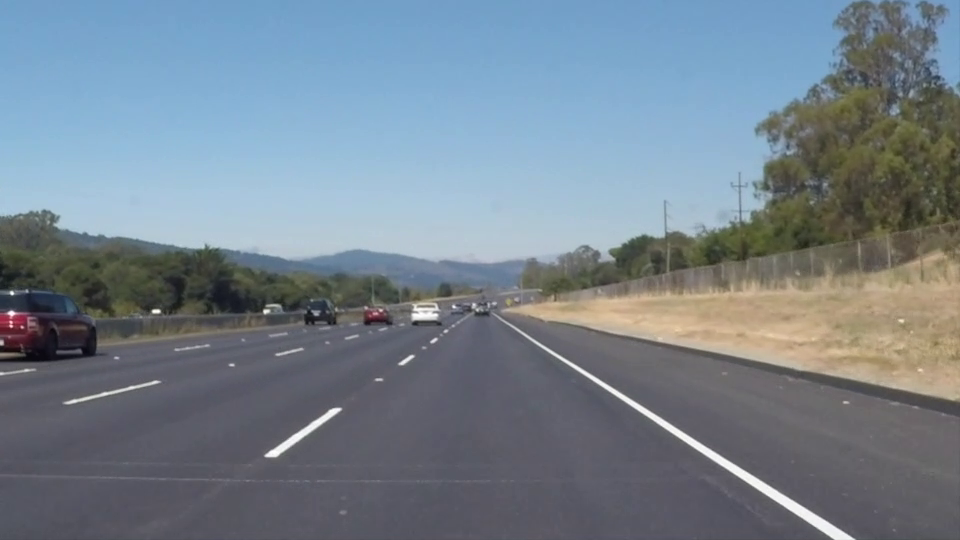
#> input picture frame 22 of OpenCV 06일차/실습/mov/solidWhiteRight.mp4, 960 x 540 px, given in place of challenge.mp4, which was not available
$ python opencv_57.py
#> lines starting #> are read from the running program, lines starting #| are printed output that depends on the picture; after the words box and inside, x2 and y2 are one past the last pixel; in counts of white or black regions, pixels touching at a corner belong together; pictures that were not available may be replaced by others from this repository, and a replacement may not be noted
# Opencv 차선인식
import numpy as np
import cv2

def draw_lines(img, lines, color=[255, 0, 0], thickness=12):
    # 예외처리
    if lines is None:
        return
    if len(lines) == 0:
        return

    draw_right = True
    draw_left = True

    # 모든 선의 기울기 찾기
    # 기울기의 절대값이 임계값 보다 커야 추출됨
    slope_threshold = 0.5
    slopes = []
    new_lines = []
    for line in lines:
        x1, y1, x2, y2 = line[0]  # line = [[x1, y1, x2, y2]]
        # 기울기 계산
        if x2 - x1 == 0.:  # 기울기의 분모가 0일때 예외처리
            slope = 999.  # practically infinite slope
        else:
            slope = (y2 - y1) / (x2 - x1)
        # 조건을 만족하는 line을 new_lines에 추가
        if abs(slope) > slope_threshold:
            slopes.append(slope)
            new_lines.append(line)
    lines = new_lines

    # 라인을 오른쪽과 왼쪽으로 구분하기
    # 기울기 및 점의 위치가 영상의 가운데를 기준으로 왼쪽 또는 오른쪽에 위치
    right_lines = []
    left_lines = []

    for i, line in enumerate(lines):
        x1, y1, x2, y2 = line[0]
        img_x_center = img.shape[1] / 2  # 영상의 가운데 x 좌표
        # 기울기 방향이 바뀐이유는 y축의 방향이 아래로 내려오기 때문
        if slopes[i] > 0 and x1 > img_x_center and x2 > img_x_center:
            right_lines.append(line)
        elif slopes[i] < 0 and x1 < img_x_center and x2 < img_x_center:
            left_lines.append(line)

    # np.polyfit()함수를 사용하기 위해 점들을 추출
    # Right lane lines
    right_lines_x = []
    right_lines_y = []

    for line in right_lines:
        x1, y1, x2, y2 = line[0]
        right_lines_x.append(x1)
        right_lines_x.append(x2)
        right_lines_y.append(y1)
        right_lines_y.append(y2)

    if len(right_lines_x) > 0:
        right_m, right_b = np.polyfit(right_lines_x, right_lines_y, 1)  # y = m*x + b
    else:
        right_m, right_b = 1, 1
        draw_right = False

    # Left lane lines
    left_lines_x = []
    left_lines_y = []

    for line in left_lines:
        x1, y1, x2, y2 = line[0]
        left_lines_x.append(x1)
        left_lines_x.append(x2)
        left_lines_y.append(y1)
        left_lines_y.append(y2)

    if len(left_lines_x) > 0:
        left_m, left_b = np.polyfit(left_lines_x, left_lines_y, 1)  # y = m*x + b
    else:
        left_m, left_b = 1, 1
        draw_left = False

    # 왼쪽과 오른쪽의 2개의 점을 찾기, y는 알고 있으므로 x만 찾으면됨
    # y = m*x + b --> x = (y - b)/m
    y1 = img.shape[0]
    y2 = img.shape[0] * (1 - trap_height)
    right_x1 = (y1 - right_b) / right_m
    right_x2 = (y2 - right_b) / right_m
    left_x1 = (y1 - left_b) / left_m
    left_x2 = (y2 - left_b) / left_m

    # 모든 점은 정수형이어야 함(정수형으로 바꾸기)
    y1 = int(y1)
    y2 = int(y2)
    right_x1 = int(right_x1)
    right_x2 = int(right_x2)
    left_x1 = int(left_x1)
    left_x2 = int(left_x2)

    # 차선그리기
    if draw_right:
        cv2.line(img, (right_x1, y1), (right_x2, y2), color, thickness)
    if draw_left:
        cv2.line(img, (left_x1, y1), (left_x2, y2), color, thickness)

capture = cv2.VideoCapture('mov/challenge.mp4')

trap_bottom_width = 0.8
trap_top_width = 0.1
trap_height = 0.4

rho = 10
theta = 1 * np.pi / 180
threshold = 50
min_line_length = 10
max_line_gap = 30

if capture.isOpened() == False:
    print("동영상을 열수없습니다.")
    exit(1)

while True:
    ret, img_frame = capture.read()
#> img_frame is the input picture: shape (540, 960, 3); mean B, G, R 141.9, 130.7, 117.7

    img_frames = img_frame.copy()
    img_frames1 = img_frame.copy()
    capture_hsv = cv2.cvtColor(img_frame, cv2.COLOR_BGR2HSV)
#> capture_hsv: shape (540, 960, 3); mean H, S, V 94.9, 54.6, 147.7

    capture_gray = cv2.cvtColor(img_frame, cv2.COLOR_BGR2GRAY)
    capture_grays = cv2.cvtColor(capture_gray, cv2.COLOR_GRAY2BGR)
    img_h, img_S, img_v = cv2.split(capture_hsv)
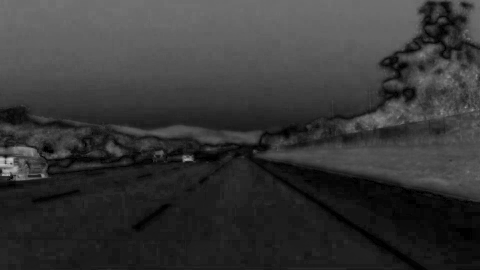
#> img_S: shape (540, 960) (shown at 1/2 size); min 0, max 207, mean 54.6
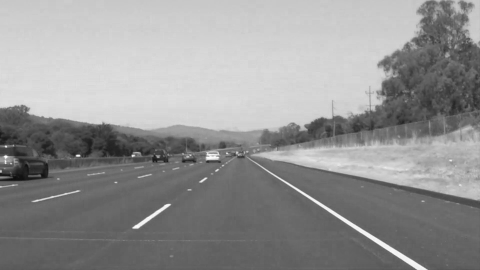
#> img_v: shape (540, 960) (shown at 1/2 size); min 8, max 255, mean 147.7

    # HSV로 노랑색 정보를 좀 더 구체적으로 표시
    lower_yellow = (20, 125, 130)  # 자료형은 튜플형태로(H, S, V)
    upper_yellow = (40, 255, 255)  # 자료형은 튜플형태로(H, S, V)

    img_mask_y = cv2.inRange(capture_hsv, lower_yellow, upper_yellow)  # 노랑색 정보 추출(특정 범위 안에 있는 행렬 원소 검출)
#> img_mask_y: shape (540, 960); every value is 0
    img_mask_ys = cv2.merge((img_mask_y, img_mask_y, img_mask_y))
#> img_mask_ys: shape (540, 960, 3); every value is 0
    img_dst_y = cv2.bitwise_and(img_frame, img_frame, mask=img_mask_y)  # AND 비트연산

    # HSV로 하얀색 정보를 좀 더 구체적으로 표시
    img_dst_w = np.copy(img_frame)
    bgr_threshold = [200, 200, 200]

    # BGR 제한 값보다 작으면 검은색으로
    thresholds = (img_frame[:, :, 0] < bgr_threshold[0]) \
                 | (img_frame[:, :, 1] < bgr_threshold[1]) \
                 | (img_frame[:, :, 2] < bgr_threshold[2])
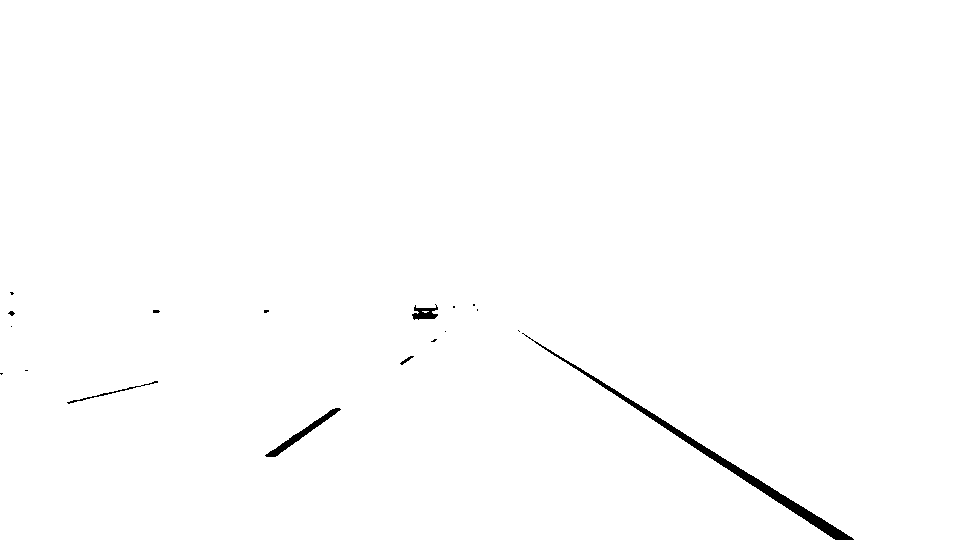
#> thresholds: shape (540, 960) bool; 99.3% white; 18 black regions (12 under 20 px), largest, box (x1, y1, x2, y2) and area: (522, 333, 854, 540) 2336, (265, 408, 341, 457) 524, (412, 304, 438, 320) 236, (67, 381, 158, 404) 148, (400, 356, 414, 365) 39, (8, 311, 15, 316) 21
    img_dst_w[thresholds] = [0, 0, 0]
    '''
    lower_white = (200, 200, 200)  # 자료형은 튜플형태로(B,G,R)
    upper_white = (255, 255, 255)  # 자료형은 튜플형태로(B,G,R)
    white_mask = cv2.inRange(img_frame, lower_white, upper_white)  # 초록 정보 추출
    img_dst_w = cv2.bitwise_and(img_frame, img_frame, mask=white_mask)
    '''
    img_dst_yw = cv2.addWeighted(img_dst_y, 1.0, img_dst_w, 1.0, 0)

    img_zero = np.zeros_like(img_frames)
    height, width = img_zero.shape[:2]

    pts = np.array([[
        ((width * (1 - trap_bottom_width)) // 2, height),
        ((width * (1 - trap_top_width)) // 2, (1 - trap_height) * height),
        (width - (width * (1 - trap_top_width)) // 2, (1 - trap_height) * height),
        (width - (width * (1 - trap_bottom_width)) // 2, height)]],
        dtype=np.int32)

    cv2.fillPoly(img_zero, pts, (255, 255, 255), cv2.LINE_AA)

    img_frames_poly = cv2.bitwise_and(img_frames, img_zero)
    img_poly = cv2.bitwise_and(img_dst_yw, img_zero)

    # 블러(흐림)을 사용해서 노이즈 제거
    img_gray1 = cv2.cvtColor(img_dst_yw, cv2.COLOR_BGR2GRAY)
    img_grays1 = cv2.cvtColor(img_gray1, cv2.COLOR_GRAY2BGR)
    img_gauss = cv2.GaussianBlur(img_gray1, (1, 1), 0)
    img_gausss = cv2.merge((img_gauss, img_gauss, img_gauss))

    # 임계값(Threshold)를 사용하여 이진화
    _, frame_binary = cv2.threshold(img_gauss, 0, 255, cv2.THRESH_OTSU + cv2.THRESH_BINARY)
    frame_binarys = cv2.merge((frame_binary, frame_binary, frame_binary))

    # 외각선(엣지) 구하기 : Canny 엣지를 사용
    frame_canny = cv2.Canny(frame_binary, 50, 150)
#> frame_canny: shape (540, 960); 0.27% white in thin lines or dots, all inside (x1, y1, x2, y2) = (0, 291, 854, 540)
    frame_cannys = cv2.merge((frame_canny, frame_canny, frame_canny))

    img_zero1 = np.zeros_like(frame_canny)
    height, width = img_zero.shape[:2]

    pts = np.array([[
        ((width * (1 - trap_bottom_width)) // 2, height),
        ((width * (1 - trap_top_width)) // 2, (1 - trap_height) * height),
        (width - (width * (1 - trap_top_width)) // 2, (1 - trap_height) * height),
        (width - (width * (1 - trap_bottom_width)) // 2, height)]],
        dtype=np.int32)

    cv2.fillPoly(img_zero1, pts, 255)
#> img_zero1: shape (540, 960); 18.1% white; 1 white region, box (x1, y1, x2, y2) and area: (96, 324, 865, 540) 93649

    img_roi = cv2.bitwise_and(frame_canny, img_zero1)  # 관심영역
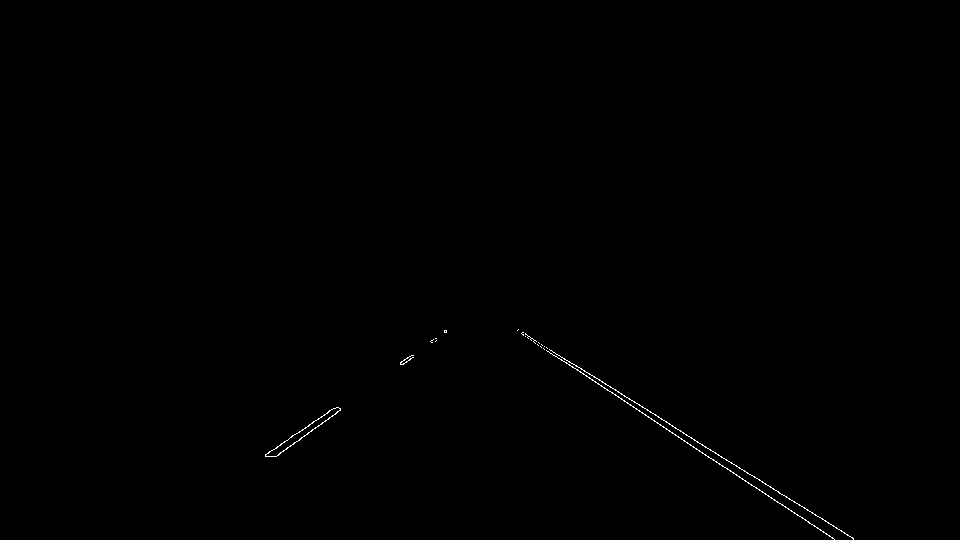
#> img_roi: shape (540, 960); 0.2% white in thin lines or dots, all inside (x1, y1, x2, y2) = (265, 329, 854, 540)
    img_rois = cv2.merge((img_roi, img_roi, img_roi))

    lines = cv2.HoughLinesP(img_roi, rho, theta, threshold, minLineLength=min_line_length, maxLineGap=max_line_gap)
#> lines = 28 rows, first 6: [721, 457, 833, 525], [669, 423, 710, 450], [739, 476, 777, 502], [518, 329, 580, 372], [589, 373, 648, 417], [275, 456, 336, 413]

    draw_lines(img_frames1, lines, (0, 255, 0), 12)
#> the loop in draw_lines, `for line in lines:` made 28 passes
#> (x1, y1, x2, y2, slope) on passes 1 to 8: (721, 457, 833, 525, 0.607), (669, 423, 710, 450, 0.659), (739, 476, 777, 502, 0.684), (518, 329, 580, 372, 0.694), (589, 373, 648, 417, 0.746), (275, 456, 336, 413, -0.705), (581, 368, 636, 409, 0.745), (551, 350, 576, 366, 0.64)
#> after the loop in draw_lines, `for line in lines:`: new_lines = 28 items, first 6: [[721, 457, 833, 525]], [[669, 423, 710, 450]], [[739, 476, 777, 502]], [[518, 329, 580, 372]], [[589, 373, 648, 417]], [[275, 456, 336, 413]]; slopes = 28 values, max 0.746 at index 4, min -0.705 at index 5, mean 0.386
#> in draw_lines, `lines = new_lines`: lines has the same summary as new_lines
#> the loop in draw_lines, `for i, line in enumerate(lines):` made 28 passes
#> after the loop in draw_lines, `for i, line in enumerate(lines):`: left_lines = [[[275, 456, 336, 413]], [[284, 441, 338, 407]], [[292, 435, 334, 408]], [[400, 362, 446, 330]], [[400, 364, 446, 332]], [[265, 456, 328, 412]]]; right_lines = 22 items, first 6: [[721, 457, 833, 525]], [[669, 423, 710, 450]], [[739, 476, 777, 502]], [[518, 329, 580, 372]], [[589, 373, 648, 417]], [[581, 368, 636, 409]]
#> the loop in draw_lines, `for line in right_lines:` made 22 passes
#> after the loop in draw_lines, `for line in right_lines:`: right_lines_x = 44 values, max 834 at index 21, min 518 at index 6, mean 681.5; right_lines_y = 44 values, max 539 at index 21, min 329 at index 6, mean 435
#> in draw_lines, `right_m, right_b = np.polyfit(right_lines_x, right_lines_y, 1)`: right_m = 0.656; right_b = -11.88
#> the loop in draw_lines, `for line in left_lines:` made 6 passes
#> after the loop in draw_lines, `for line in left_lines:`: left_lines_x = [275, 336, 284, 338, 292, 334, 400, 446, 400, 446, 265, 328]; left_lines_y = [456, 413, 441, 407, 435, 408, 362, 330, 364, 332, 456, 412]
#> in draw_lines, `left_m, left_b = np.polyfit(left_lines_x, left_lines_y, 1)`: left_m = -0.697; left_b = 641.9
#> in draw_lines, `right_x1 = (y1 - right_b) / right_m`: right_x1 = 841.7
#> in draw_lines, `right_x2 = (y2 - right_b) / right_m`: right_x2 = 512.3
#> in draw_lines, `left_x1 = (y1 - left_b) / left_m`: left_x1 = 146.3
#> in draw_lines, `left_x2 = (y2 - left_b) / left_m`: left_x2 = 456.3
#> in draw_lines, `right_x1 = int(right_x1)`: right_x1 = 841
#> in draw_lines, `right_x2 = int(right_x2)`: right_x2 = 512
#> in draw_lines, `left_x1 = int(left_x1)`: left_x1 = 146
#> in draw_lines, `left_x2 = int(left_x2)`: left_x2 = 456

    cont = cv2.hconcat([img_frame, capture_grays, capture_hsv, img_dst_y, img_dst_w])
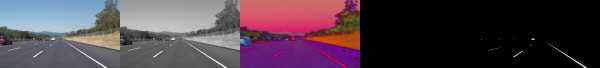
#> cont: shape (540, 4800, 3) (shown at 1/8 size); mean B, G, R 73.3, 63, 79
    cont1 = cv2.hconcat([img_dst_yw, img_zero, img_frames_poly, img_poly, img_grays1])
    cont2 = cv2.hconcat([img_gausss, frame_binarys, frame_cannys, img_rois, img_frames1])
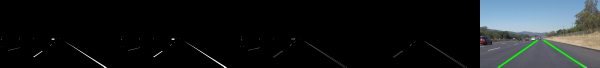
#> cont2: shape (540, 4800, 3) (shown at 1/8 size); mean of channels 0, 1, 2 28.7, 27.4, 23.9; drawn as B, G, R
    cont3 = cv2.vconcat([cont, cont1, cont2])

    img_frame3 = cv2.pyrDown(cont3)
    img_frame4 = cv2.pyrDown(img_frame3)
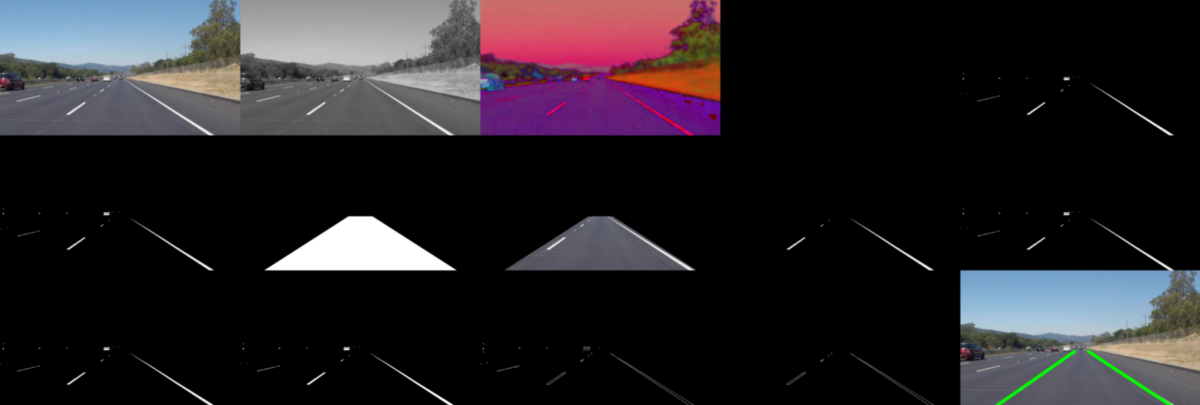
#> img_frame4: shape (405, 1200, 3); mean B, G, R 38.7, 34.7, 38.9
    cv2.imshow('img_frame4', img_frame4)
    cv2.imshow('Video', img_frames1)

    # 동영상이 끝나면 재생되는 프레임의 위치를 0으로 다시 지정
    if capture.get(cv2.CAP_PROP_POS_FRAMES) == capture.get(cv2.CAP_PROP_FRAME_COUNT):
        capture.set(cv2.CAP_PROP_POS_FRAMES, 0)

    key = cv2.waitKey(1)
#> (key Esc is pressed here)
    if key == 27:  # ESC 키
        break

cv2.waitKey()
cv2.destroyAllWindows()

$ run again, starting later in the video
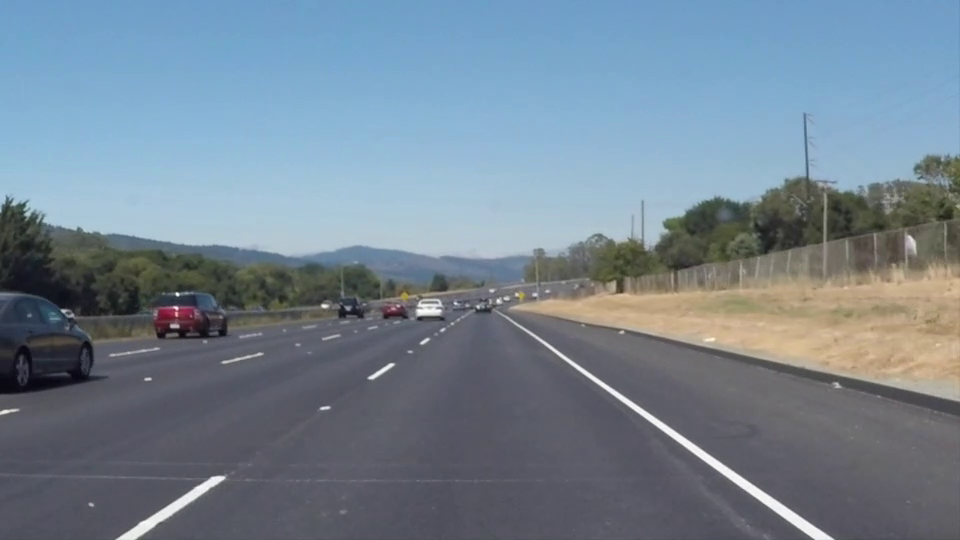
#> input picture frame 99 of OpenCV 06일차/실습/mov/solidWhiteRight.mp4, 960 x 540 px, given in place of challenge.mp4, which was not available
#> img_frame is the input picture: shape (540, 960, 3); mean B, G, R 146, 132.3, 116.7
#> capture_hsv: shape (540, 960, 3); mean H, S, V 97.5, 57, 150.6
#> `img_mask_y = cv2.inRange(capture_hsv, lower_yellow, upper_yellow)`:
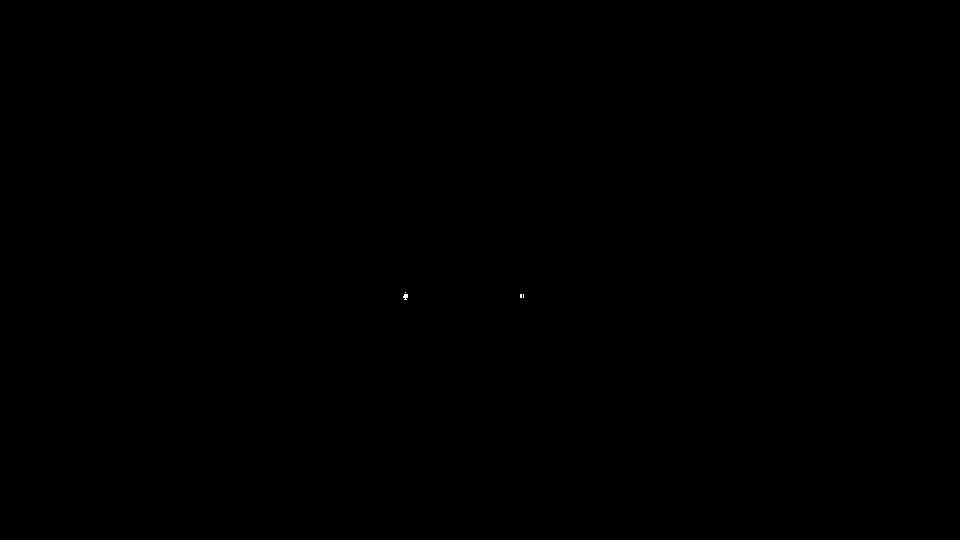
#> img_mask_y: shape (540, 960); 0.01% white in thin lines or dots, all inside (x1, y1, x2, y2) = (403, 292, 524, 300)
#> thresholds: shape (540, 960) bool; 99.3% white; 23 black regions (17 under 20 px), largest, box (x1, y1, x2, y2) and area: (524, 329, 833, 540) 2214, (117, 476, 225, 540) 989, (417, 300, 441, 315) 211, (369, 364, 394, 379) 82, (909, 236, 915, 247) 26, (0, 410, 10, 414) 22
#> frame_binary: shape (540, 960); 0.71% white; 26 white regions (19 under 20 px), largest, box (x1, y1, x2, y2) and area: (524, 329, 833, 540) 2214, (117, 476, 225, 540) 989, (417, 300, 441, 315) 211
#> frame_canny: shape (540, 960); 0.27% white in thin lines or dots, all inside (x1, y1, x2, y2) = (0, 236, 915, 540)
#> img_zero1: shape (540, 960); 18.1% white; 1 white region, box (x1, y1, x2, y2) and area: (96, 324, 865, 540) 93649
#> img_roi: shape (540, 960); 0.22% white in thin lines or dots, all inside (x1, y1, x2, y2) = (117, 326, 833, 540)
#> `lines = cv2.HoughLinesP(img_roi, rho, theta, threshold, minLineLength=..`: lines = 25 rows, first 6: [522, 326, 656, 419], [700, 458, 727, 476], [117, 539, 214, 476], [588, 377, 619, 398], [745, 480, 761, 490], [373, 378, 393, 365]
#> the loop in draw_lines, `for line in lines:` made 25 passes
#> (x1, y1, x2, y2, slope) on passes 1 to 8: (522, 326, 656, 419, 0.694), (700, 458, 727, 476, 0.667), (117, 539, 214, 476, -0.649), (588, 377, 619, 398, 0.677), (745, 480, 761, 490, 0.625), (373, 378, 393, 365, -0.65), (627, 405, 638, 412, 0.636), (666, 433, 677, 440, 0.636)
#> after the loop in draw_lines, `for line in lines:`: new_lines = 25 items, first 6: [[522, 326, 656, 419]], [[700, 458, 727, 476]], [[117, 539, 214, 476]], [[588, 377, 619, 398]], [[745, 480, 761, 490]], [[373, 378, 393, 365]]; slopes = 25 values, max 0.765 at index 8, min -0.725 at index 22, mean 0.298
#> in draw_lines, `lines = new_lines`: lines has the same summary as new_lines
#> the loop in draw_lines, `for i, line in enumerate(lines):` made 25 passes
#> after the loop in draw_lines, `for i, line in enumerate(lines):`: left_lines = [[[117, 539, 214, 476]], [[373, 378, 393, 365]], [[204, 492, 224, 478]], [[142, 534, 179, 508]], [[136, 538, 161, 520]], [[135, 538, 219, 481]], [[169, 516, 209, 487]]]; right_lines = 18 items, first 6: [[522, 326, 656, 419]], [[700, 458, 727, 476]], [[588, 377, 619, 398]], [[745, 480, 761, 490]], [[627, 405, 638, 412]], [[666, 433, 677, 440]]
#> the loop in draw_lines, `for line in right_lines:` made 18 passes
#> after the loop in draw_lines, `for line in right_lines:`: right_lines_x = 36 values, max 814 at index 29, min 520 at index 24, mean 707.3; right_lines_y = 36 values, max 539 at index 29, min 326 at index 0, mean 457.7
#> right_m = 0.695; right_b = -34.15
#> the loop in draw_lines, `for line in left_lines:` made 7 passes
#> after the loop in draw_lines, `for line in left_lines:`: left_lines_x = [117, 214, 373, 393, 204, 224, 142, 179, 136, 161, 135, 219, 169, 209]; left_lines_y = [539, 476, 378, 365, 492, 478, 534, 508, 538, 520, 538, 481, 516, 487]
#> left_m = -0.662; left_b = 625.3
#> in draw_lines, `right_x1 = (y1 - right_b) / right_m`: right_x1 = 825.6
#> right_x2 = 515
#> in draw_lines, `left_x1 = (y1 - left_b) / left_m`: left_x1 = 128.8
#> in draw_lines, `left_x2 = (y2 - left_b) / left_m`: left_x2 = 454.9
#> in draw_lines, `right_x1 = int(right_x1)`: right_x1 = 825
#> in draw_lines, `left_x1 = int(left_x1)`: left_x1 = 128
#> in draw_lines, `left_x2 = int(left_x2)`: left_x2 = 454
#> `img_frame4 = cv2.pyrDown(img_frame3)`:
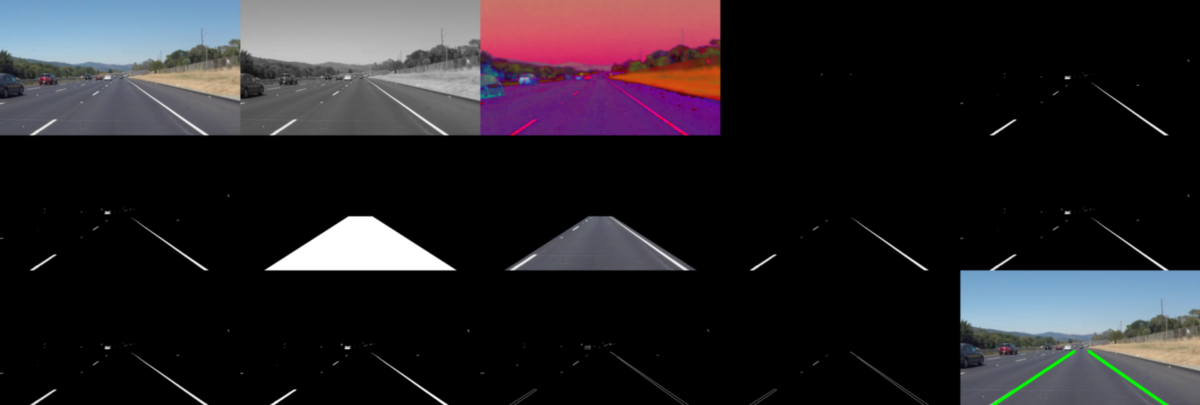
#> img_frame4: shape (405, 1200, 3); mean B, G, R 39.6, 35.2, 39.1
